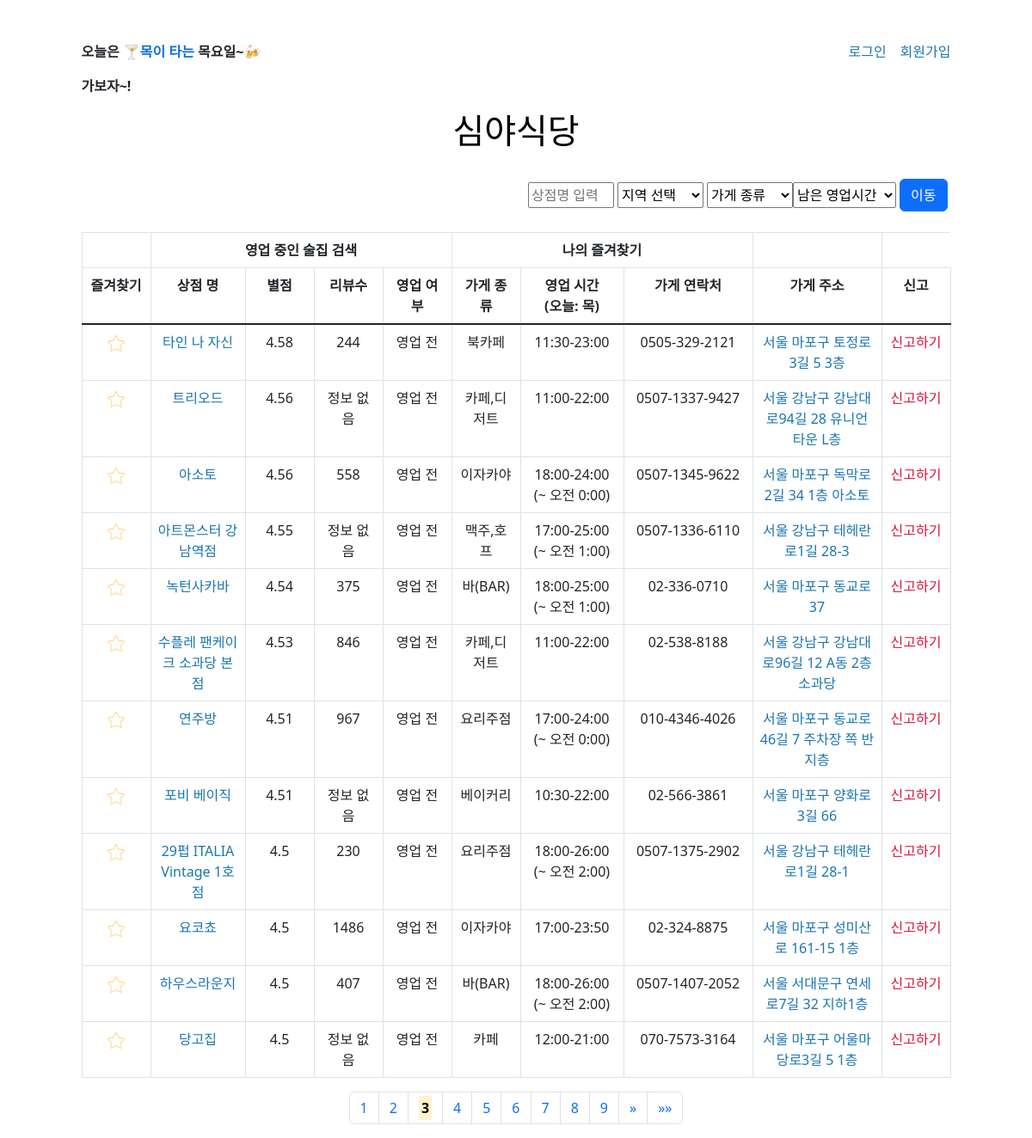
The app's page /?search=&area=&type=&timefromnow=0&page=3 with its own data.
### models.py (models this page shows, shortened)
class Place(db.Model):
    __tablename__ = 'place'
    id                   = db.Column(db.Integer, primary_key = True)
    type_code            = db.Column(db.String(32), db.ForeignKey('typecode.id'))
    name                 = db.Column(db.String(64), nullable=False)
    type                 = db.Column(db.String(64), nullable=False)
    star_rating          = db.Column(db.String(64))
    review_total         = db.Column(db.String(64))
    address_si           = db.Column(db.String(64), nullable=False)
    address_gu           = db.Column(db.String(64), nullable=False)
    address_lo           = db.Column(db.String(64), nullable=False)
    address_detail       = db.Column(db.String(64))
    contact              = db.Column(db.String(64))
    lat                  = db.Column(db.String(64))
    lng                  = db.Column(db.String(64))
    naver_place_id       = db.Column(db.String(64), nullable=False)
    place_url            = db.Column(db.String(64))
    road_url             = db.Column(db.String(64))
    mon_opening_hours    = db.Column(db.String(64))
    mon_last_order_time  = db.Column(db.String(64))
    tue_opening_hours    = db.Column(db.String(64))
    tue_last_order_time  = db.Column(db.String(64))
    wed_opening_hours    = db.Column(db.String(64))
    wed_last_order_time  = db.Column(db.String(64))
    thu_opening_hours    = db.Column(db.String(64))
    thu_last_order_time  = db.Column(db.String(64))
    fri_opening_hours    = db.Column(db.String(64))
    fri_last_order_time  = db.Column(db.String(64))
    sat_opening_hours    = db.Column(db.String(64))
    sat_last_order_time  = db.Column(db.String(64))
    sun_opening_hours    = db.Column(db.String(64))
    sun_last_order_time  = db.Column(db.String(64))
    created_at           = db.Column(db.String(64))
    place_R = db.relationship('UserLike')

### app.py (the view, shortened to what this page needs)
@app.route('/')
def home():
    today_yoil_kor = yoil()[0]
    today_yoil_eng = yoil()[1]
    timenow        = time()
    types          = ['맥주,호프', '술집', '포장마차', '이자카야', '요리주점', '오뎅,꼬치', '전통,민속주점', '와인', '바(BAR)']
    search      = request.args.get('search',      default='', type=str)
    area        = request.args.get('area',        default='', type=str)
    type        = request.args.get('type',        default='', type=str)
    timefromnow = request.args.get('timefromnow', default= 0, type=int)
    page        = request.args.get('page',        default= 1, type=int)
    areas = [] #? index.html option으로 사용
    for dong in dict_area_kor_to_eng:
        areas.append(dong)
    if area: #? shopdata = load_csv(f"./csv/{area_k_to_e[area]}_processed.csv")
        places = Place.query.filter(Place.area == dict_area_kor_to_eng[area]).all()
    else:
        places = Place.query.all()
    shopdata = []
    for place in places:
        shopdata.append({
                        'uuid'               : place.id,
                        'type_code'          : place.type_code,
                        'name'               : place.name,
                        'type'               : place.type,
                        'star_rating'        : place.star_rating,
                        'address_si'         : place.address_si,
                        'address_gu'         : place.address_gu,
                        'address_lo'         : place.address_lo,
                        'address_detail'     : place.address_detail,
                        'contact'            : place.contact,
                        'lat'                : place.lat,
                        'lng'                : place.lng,
                        'naver_place_id'     : place.naver_place_id,
                        'place_url'          : place.place_url,
                        'road_url'           : place.road_url,
                        'review_total'       : place.review_total,
                        'mon_opening_hours'  : place.mon_opening_hours,
                        'mon_last_order_time': place.mon_last_order_time,
                        'tue_opening_hours'  : place.tue_opening_hours,
                        'tue_last_order_time': place.tue_last_order_time,
                        'wed_opening_hours'  : place.wed_opening_hours,
                        'wed_last_order_time': place.wed_last_order_time,
                        'thu_opening_hours'  : place.thu_opening_hours,
                        'thu_last_order_time': place.thu_last_order_time,
                        'fri_opening_hours'  : place.fri_opening_hours,
                        'fri_last_order_time': place.fri_last_order_time,
                        'sat_opening_hours'  : place.sat_opening_hours,
                        'sat_last_order_time': place.sat_last_order_time,
                        'sun_opening_hours'  : place.sun_opening_hours,
                        'sun_last_order_time': place.sun_last_order_time,
                        'created_at'         : place.created_at,
                        })
    if search:
        shopdata = [shop for shop in shopdata if search in shop['name']]
    if type:
        shopdata = [shop for shop in shopdata if type == shop['type']]
    for shop in shopdata:
        shop_time = shop[f"{today_yoil_eng}_opening_hours"]
        if shop_time in [NULL, '휴무', '정보없음', '정보 없음']:
            shop['status'] = NULL
        else:
            shop_open_time  = int(shop_time[:2]) * 100 + int(shop_time[3:5])
            shop_close_time = int(shop_time[-5:-3]) * 100 + int(shop_time[-2:])
            timenow_int = timenow[0] * 100 + timenow[1]
            if timenow_int < shop_open_time:
                shop['status'] = '영업 전'
            elif timenow_int <= shop_close_time:
                shop['status'] = '영업 중'
            else:
                shop['status'] = '영업 종료'
            if shop_close_time >= 2400:
                shop[f"{today_yoil_eng}_opening_hours"] = shop_time + f'\n(~ 오전 {str(int(shop_time[-5:-3])-24)}:{shop_time[-2:]})'
    pagemaker = Pagination(shopdata, page)
    shopdata = sorted(shopdata, key= itemgetter('star_rating'), reverse=True)
    print(current_user)
    return render_template("index.html", today_yoil_eng = today_yoil_eng, today_yoil_kor = today_yoil_kor, timenow = timenow, NULL = NULL,
                           areas = areas, types = types, search = search, area=area, type = type, timefromnow = timefromnow,
                           shopdata = shopdata[pagemaker.start_index : pagemaker.end_index + 1],
                           page = page, total_page = pagemaker.total_page,
                           pagination_start = pagemaker.pagination_start,
                           pagination_end = pagemaker.pagination_end,
                           move_page_front = pagemaker.move_page_front,
                           move_page_back = pagemaker.move_page_back,
                           current_user = current_user)

### app.py (called while the page is built)
def yoil(): #! 오늘이 무슨 요일인지 구하는 함수 return (한글 요일, 영어 요일)
    today = datetime.today().weekday()
    yoil_arr_kor = ['월','화','수','목','금','토','일']
    yoil_arr_eng = ['mon','tue','wed','thu','fri','sat','sun']
    return yoil_arr_kor[today], yoil_arr_eng[today]

def time(): #! 지금이 몇신지 구하는 함수 return (시간, 분)
    now = datetime.now()
    return now.hour, now.minute

### templates/index.html (shortened to what this page needs)
<!DOCTYPE html>
<html lang="en">
<head>
    <link href="https://cdn.jsdelivr.net/npm/bootstrap@5.3.0/dist/css/bootstrap.min.css" rel="stylesheet"
>
</head>
<body class="d-flex justify-content-center">
    <div>
        <div class="d-flex justify-content-between mt-5">
            {% include 'today_description_div.html' %}
            {% if current_user.is_authenticated %}
                {% include 'logout_div.html' %}
            {% else %}
                {% include 'login_register_div.html' %}
            {% endif %}
        </div>
        <h1 class="center"><a href="/" style="color: black;">심야식당</a></h1>
        <br>
        <form method="get">
            <div class="d-flex justify-content-end">
                {% if search %}
                    <input type="text" name="search" value="{{ search }}" style="width: 100px; height: 30px; margin-top: 4px">
                {% else %}
                    <input type="text" name="search" placeholder="상점명 입력" style="width: 100px; height: 30px; margin-top: 4px">
                {% endif %}
                <select name="area" class="mx-1" style="width: 100px; height: 30px; margin-top: 4px">
                    <div>
                        {% if area %}
                            <option value="{{ area }}" selected hidden>{{ area }}</option>
                        {% else %}
                            <option value="" selected disabled hidden>지역 선택</option>
                        {% endif %}
                    </div>
                </select>
                <select name="type" style="width: 100px; height: 30px; margin-top: 4px">
                    <div>
                        {% if type %}
                            <option value="{{ type }}" selected hidden>{{ type }}</option>
                        {% else %}
                            <option value="{{ type }}" selected disabled hidden>가게 종류</option>
                        {% endif %}
                    </div>
                </select>
                <select name="timefromnow" style="width: 120px; height: 30px; margin-top: 4px">
                    <div>
                        {% if timefromnow %}
                            <option value="{{ timefromnow }}" selected hidden>{{ timefromnow }}시간 이상</option>
                        {% else %}
                            <option value="" selected disabled hidden>남은 영업시간</option>
                        {% endif %}
                    </div>
                </select>
                <input type="submit" value="이동" class="btn btn-primary mx-1" >
            </div>
        </form>
        <br>
        <div>
            <table class="table table-bordered">
                <thead>
                    <tr>
                        <th scope="col" id="" colspan="1"></th>
                        <th scope="col" id="open_shop_li" colspan="4">영업 중인 술집 검색</th>
                        <th scope="col" id="favorite_shop" colspan="3">나의 즐겨찾기</th>
                        <th scope="col" id="" colspan="1"></th>
                    </tr>
                </thead>
                <tr>
                    <th scope="col" width="80">즐겨찾기</th>
                    <th scope="col" width="110">상점 명</th>
                    <th scope="col" width="80">별점</th>
                    <th scope="col" width="80">리뷰수</th>
                    <th scope="col" width="80">영업 여부</th>
                    <th scope="col" width="80">가게 종류</th>
                    <th scope="col" width="120">영업 시간<br>(오늘: {{ today_yoil_kor }})</th>
                    <th scope="col" width="150">가게 연락처</th>
                    <th scope="col" width="150">가게 주소</th>
                    <th scope="col" width="80">신고</th>
                </tr>
                <tbody class="table-group-divider">
                    {% for i in range(shopdata | length) %}
                    {% set shop = shopdata[i] %}
                        <tr>
                            <td><img class="star" id="star_{{ i }}" src="./static/IMG/star/empty_yellow_star.png" alt="star_{{ i }}" width="20" style="cursor: pointer;"></td>
                            <td><a href="{{ shop.place_url }}" target="_blank">{{ shop.name }}</a></td>
                            <td>{{ shop.star_rating }}</td>
                            <td>{{ shop.review_total }}</td>
                            <td>{{ shop.status }}</td>
                            <td>{{ shop.type }}</td>
                            <td>{{ shop[today_yoil_eng + "_opening_hours"] }}</td>
                            <td>{{ shop.contact }}</td>
                            <td><a href="{{ shop.road_url }}" target="_blank" >{{ shop.address_si }} {{ shop.address_gu }} {{ shop.address_lo }} {{ shop.address_detail }}</a></td>
                            <td><a style="color: crimson" href="/singo?area={{ shop.address_si }}&name={{ shop.name }}" target="_blank">신고하기</a></td>
                        </tr>
                    {% endfor %}
                </tbody>
            </table>
        </div>
        <nav aria-label="Page navigation example">
            <ul class="pagination" style="justify-content : center;">
                {% for p in range(pagination_start, pagination_end+1) %}
                    <li class="page-item"><a class="page-link" href='/?search={{ search }}&area={{ area }}&type={{ type }}&timefromnow={{ timefromnow }}&page={{ p }}'>
                        {% if page == p %}
                            <strong><mark>
                                {% endif %}
                                {{ p }}
                                {% if page == p %}
                            </strong></mark>
                        {% endif %}
                    </a></li>
                {% endfor %}
                {% if move_page_back %}
                    <li class="page-item"><a class="page-link" href='/?search={{ search }}&area={{ area }}&type={{ type }}&timefromnow={{ timefromnow }}&page={{ page+5 }}'><span aria-hidden="true">&raquo;</span></a></li>
                    <li class="page-item"><a class="page-link" href='/?search={{ search }}&area={{ area }}&type={{ type }}&timefromnow={{ timefromnow }}&page={{ total_page }}'><span aria-hidden="true">&raquo;&raquo;</span></a></li>
                {% endif %}
            </ul>
        </nav>
    </div>
</body>
</html>

### templates/today_description_div.html
<div>
    <div class="align-self-center"><p><strong>
        오늘은
        {% if today_yoil_kor in ['월'] %}
            <span class="ingredient" style="color: rgb(24, 137, 217);">
                월래 마시는
            </span>
        {% elif today_yoil_kor in ['화'] %}
            <span class="ingredient" style="color: crimson;">
                술로 화를 푸는
            </span>
        {% elif today_yoil_kor in ['수'] %}
            <span class="ingredient" style="color: rgb(20, 220, 73);">
                🍸수울이 땡기는
            </span>
        {% elif today_yoil_kor in ['목'] %}
            <span class="ingredient" style="color: rgb(15, 111, 215);">
                🍸목이 타는
            </span>
        {% elif today_yoil_kor in ['금','토','일'] %}
            <span class="ingredient" style="color: crimson;">
                🔥불타는
            </span>
        {% endif %}
        {{ today_yoil_kor }}요일~🍻
    </strong></p></div>
    <div class="d-flex justify-content-start">
        <p><strong>가보자~!</strong></p>
    </div>
</div>

### templates/login_register_div.html
<div class="d-flex justify-content-between">
    <a href="/login" class="mx-3">로그인</a>
    <a href="/register">회원가입</a>
</div>

### templates/index.html (style rules this page uses)
body { text-align: center; }
a { color: rgb(26, 118, 176); text-decoration: none; }

### records on screen
Place: name "타인 나 자신", star_rating "4.58", review_total "244", type "북카페", thu_opening_hours "11:30-23:00", contact "0505-329-2121", address_si "서울", address_gu "마포구", address_lo "토정로3길", address_detail "5 3층"
Place: name "트리오드", star_rating "4.56", review_total "정보 없음", type "카페,디저트", thu_opening_hours "11:00-22:00", contact "0507-1337-9427", address_si "서울", address_gu "강남구", address_lo "강남대로94길", address_detail "28 유니언타운 L층"
Place: name "아소토", star_rating "4.56", review_total "558", type "이자카야", contact "0507-1345-9622", address_si "서울", address_gu "마포구", address_lo "독막로2길", address_detail "34 1층 아소토"
Place: name "아트몬스터 강남역점", star_rating "4.55", review_total "정보 없음", type "맥주,호프", contact "0507-1336-6110", address_si "서울", address_gu "강남구", address_lo "테헤란로1길", address_detail "28-3"
Place: name "녹턴사카바", star_rating "4.54", review_total "375", type "바(BAR)", contact "02-336-0710", address_si "서울", address_gu "마포구", address_lo "동교로", address_detail "37"
Place: name "수플레 팬케이크 소과당 본점", star_rating "4.53", review_total "846", type "카페,디저트", thu_opening_hours "11:00-22:00", contact "02-538-8188", address_si "서울", address_gu "강남구", address_lo "강남대로96길", address_detail "12 A동 2층 소과당"
Place: name "연주방", star_rating "4.51", review_total "967", type "요리주점", contact "010-4346-4026", address_si "서울", address_gu "마포구", address_lo "동교로46길", address_detail "7 주차장 쪽 반지층"
Place: name "포비 베이직", star_rating "4.51", review_total "정보 없음", type "베이커리", thu_opening_hours "10:30-22:00", contact "02-566-3861", address_si "서울", address_gu "마포구", address_lo "양화로3길", address_detail "66"
Place: name "29펍 ITALIA Vintage 1호점", star_rating "4.5", review_total "230", type "요리주점", contact "0507-1375-2902", address_si "서울", address_gu "강남구", address_lo "테헤란로1길", address_detail "28-1"
Place: name "요코쵸", star_rating "4.5", review_total "1486", type "이자카야", thu_opening_hours "17:00-23:50", contact "02-324-8875", address_si "서울", address_gu "마포구", address_lo "성미산로", address_detail "161-15 1층"
Place: name "하우스라운지", star_rating "4.5", review_total "407", type "바(BAR)", contact "0507-1407-2052", address_si "서울", address_gu "서대문구", address_lo "연세로7길", address_detail "32 지하1층"
Place: name "당고집", star_rating "4.5", review_total "정보 없음", type "카페", thu_opening_hours "12:00-21:00", contact "070-7573-3164", address_si "서울", address_gu "마포구", address_lo "어울마당로3길", address_detail "5 1층"

### other values on screen
{{ today_yoil_kor }} "목"
{{ shop.status }} "영업 전" "영업 전" "영업 전" "영업 전" "영업 전" "영업 전" "영업 전" "영업 전" "영업 전" "영업 전" "영업 전" "영업 전"
{{ shop[today_yoil_eng + "_opening_hours"] }} "18:00-24:00 (~ 오전 0:00)" "17:00-25:00 (~ 오전 1:00)" "18:00-25:00 (~ 오전 1:00)" "17:00-24:00 (~ 오전 0:00)" "18:00-26:00 (~ 오전 2:00)" "18:00-26:00 (~ 오전 2:00)"
{{ p }} "1" "2" "3" "4" "5" "6" "7" "8" "9"
